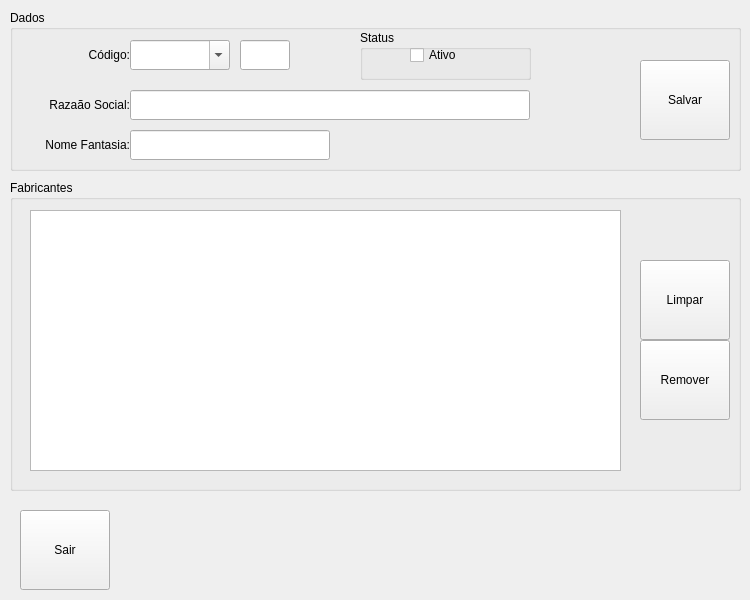
<?xml version="1.0" encoding="UTF-8"?>
<ui version="4.0">
 <class>MngFormFactory</class>
 <widget class="QDialog" name="MngFormFactory">
  <property name="geometry">
   <rect>
    <x>0</x>
    <y>0</y>
    <width>750</width>
    <height>600</height>
   </rect>
  </property>
  <property name="minimumSize">
   <size>
    <width>750</width>
    <height>600</height>
   </size>
  </property>
  <property name="maximumSize">
   <size>
    <width>750</width>
    <height>600</height>
   </size>
  </property>
  <property name="windowTitle">
   <string>Manutenção em Fabricantes</string>
  </property>
  <property name="windowIcon">
   <iconset resource="../images.qrc">
    <normaloff>:/images/PNG/128x128/advancedsettings.png</normaloff>:/images/PNG/128x128/advancedsettings.png</iconset>
  </property>
  <property name="toolTip">
   <string>Permite Adicionar, Alterar ou Excluir um Fabricante...</string>
  </property>
  <widget class="QGroupBox" name="GBoxDataFactory">
   <property name="geometry">
    <rect>
     <x>10</x>
     <y>10</y>
     <width>731</width>
     <height>161</height>
    </rect>
   </property>
   <property name="acceptDrops">
    <bool>true</bool>
   </property>
   <property name="toolTip">
    <string/>
   </property>
   <property name="title">
    <string>Dados</string>
   </property>
   <widget class="QLabel" name="LabelCodeFactory">
    <property name="geometry">
     <rect>
      <x>0</x>
      <y>30</y>
      <width>120</width>
      <height>30</height>
     </rect>
    </property>
    <property name="text">
     <string>Código:</string>
    </property>
    <property name="alignment">
     <set>Qt::AlignRight|Qt::AlignTrailing|Qt::AlignVCenter</set>
    </property>
   </widget>
   <widget class="QLabel" name="LabelNameFactory">
    <property name="geometry">
     <rect>
      <x>0</x>
      <y>80</y>
      <width>120</width>
      <height>30</height>
     </rect>
    </property>
    <property name="text">
     <string>Razaão Social:</string>
    </property>
    <property name="alignment">
     <set>Qt::AlignRight|Qt::AlignTrailing|Qt::AlignVCenter</set>
    </property>
   </widget>
   <widget class="QLabel" name="LabelShortNameFactory">
    <property name="geometry">
     <rect>
      <x>0</x>
      <y>120</y>
      <width>120</width>
      <height>30</height>
     </rect>
    </property>
    <property name="text">
     <string>Nome Fantasia:</string>
    </property>
    <property name="alignment">
     <set>Qt::AlignRight|Qt::AlignTrailing|Qt::AlignVCenter</set>
    </property>
   </widget>
   <widget class="QToolButton" name="TButtonSaveFactory">
    <property name="geometry">
     <rect>
      <x>630</x>
      <y>50</y>
      <width>90</width>
      <height>80</height>
     </rect>
    </property>
    <property name="toolTip">
     <string>Salvar os dados para o Formulário...</string>
    </property>
    <property name="text">
     <string>Salvar</string>
    </property>
    <property name="icon">
     <iconset resource="../images.qrc">
      <normaloff>:/images/PNG/48x48/Filesave-48x48.png</normaloff>:/images/PNG/48x48/Filesave-48x48.png</iconset>
    </property>
    <property name="iconSize">
     <size>
      <width>48</width>
      <height>48</height>
     </size>
    </property>
    <property name="toolButtonStyle">
     <enum>Qt::ToolButtonTextUnderIcon</enum>
    </property>
   </widget>
   <widget class="QComboBox" name="CBoxCodeFactory">
    <property name="geometry">
     <rect>
      <x>120</x>
      <y>30</y>
      <width>100</width>
      <height>30</height>
     </rect>
    </property>
    <property name="toolTip">
     <string>Informar um Código para o Fabricante...</string>
    </property>
    <property name="editable">
     <bool>true</bool>
    </property>
   </widget>
   <widget class="QLineEdit" name="LEditIDFactory">
    <property name="geometry">
     <rect>
      <x>230</x>
      <y>30</y>
      <width>50</width>
      <height>30</height>
     </rect>
    </property>
   </widget>
   <widget class="QLineEdit" name="LEditNameFactory">
    <property name="geometry">
     <rect>
      <x>120</x>
      <y>80</y>
      <width>400</width>
      <height>30</height>
     </rect>
    </property>
    <property name="toolTip">
     <string>Informar a Razão Social/Nome para o Fabricante...</string>
    </property>
   </widget>
   <widget class="QLineEdit" name="LEditShortNameFactory">
    <property name="geometry">
     <rect>
      <x>120</x>
      <y>120</y>
      <width>200</width>
      <height>30</height>
     </rect>
    </property>
    <property name="toolTip">
     <string>Informar o Nome Fantasia/Sigla/Apelido para o Fabricante...</string>
    </property>
   </widget>
   <widget class="QGroupBox" name="GBoxFactoryStatusActive">
    <property name="geometry">
     <rect>
      <x>350</x>
      <y>20</y>
      <width>171</width>
      <height>50</height>
     </rect>
    </property>
    <property name="title">
     <string>Status</string>
    </property>
    <widget class="QCheckBox" name="CheckBoxFactoryStatusActive">
     <property name="geometry">
      <rect>
       <x>50</x>
       <y>10</y>
       <width>100</width>
       <height>30</height>
      </rect>
     </property>
     <property name="toolTip">
      <string>Permite Ativar o Fabricante para ser Usado...</string>
     </property>
     <property name="text">
      <string>Ativo</string>
     </property>
    </widget>
   </widget>
  </widget>
  <widget class="QGroupBox" name="GBoxView">
   <property name="geometry">
    <rect>
     <x>10</x>
     <y>180</y>
     <width>731</width>
     <height>311</height>
    </rect>
   </property>
   <property name="title">
    <string>Fabricantes</string>
   </property>
   <widget class="QTableView" name="TableViewItemFactory">
    <property name="geometry">
     <rect>
      <x>20</x>
      <y>30</y>
      <width>591</width>
      <height>261</height>
     </rect>
    </property>
    <property name="toolTip">
     <string>Fabricantes Atuais...</string>
    </property>
   </widget>
   <widget class="QToolButton" name="TButtonRemoveFactory">
    <property name="geometry">
     <rect>
      <x>630</x>
      <y>160</y>
      <width>90</width>
      <height>80</height>
     </rect>
    </property>
    <property name="toolTip">
     <string>Fazer Remoção do Item selecionado da Tabela...</string>
    </property>
    <property name="text">
     <string>Remover</string>
    </property>
    <property name="icon">
     <iconset resource="../images.qrc">
      <normaloff>:/images/PNG/48x48/delete-48x48.png</normaloff>:/images/PNG/48x48/delete-48x48.png</iconset>
    </property>
    <property name="iconSize">
     <size>
      <width>48</width>
      <height>48</height>
     </size>
    </property>
    <property name="toolButtonStyle">
     <enum>Qt::ToolButtonTextUnderIcon</enum>
    </property>
   </widget>
   <widget class="QToolButton" name="TButtonCleanFactory">
    <property name="geometry">
     <rect>
      <x>630</x>
      <y>80</y>
      <width>90</width>
      <height>80</height>
     </rect>
    </property>
    <property name="toolTip">
     <string>Permite Limpar os Campos de Cadastro e Atualizar a Janela de Manutenção de Fabricantes...</string>
    </property>
    <property name="text">
     <string>Limpar</string>
    </property>
    <property name="icon">
     <iconset resource="../images.qrc">
      <normaloff>:/images/PNG/48x48/Rebuild-48x48.png</normaloff>:/images/PNG/48x48/Rebuild-48x48.png</iconset>
    </property>
    <property name="iconSize">
     <size>
      <width>48</width>
      <height>48</height>
     </size>
    </property>
    <property name="toolButtonStyle">
     <enum>Qt::ToolButtonTextUnderIcon</enum>
    </property>
   </widget>
  </widget>
  <widget class="QToolButton" name="TButtonExitFactory">
   <property name="geometry">
    <rect>
     <x>20</x>
     <y>510</y>
     <width>90</width>
     <height>80</height>
    </rect>
   </property>
   <property name="toolTip">
    <string>Permite Sair da Janela de Manutenção de Fabricantes...</string>
   </property>
   <property name="text">
    <string>Sair</string>
   </property>
   <property name="icon">
    <iconset resource="../images.qrc">
     <normaloff>:/images/PNG/48x48/Exithome-48x48.png</normaloff>:/images/PNG/48x48/Exithome-48x48.png</iconset>
   </property>
   <property name="iconSize">
    <size>
     <width>48</width>
     <height>48</height>
    </size>
   </property>
   <property name="toolButtonStyle">
    <enum>Qt::ToolButtonTextUnderIcon</enum>
   </property>
  </widget>
 </widget>
 <resources>
  <include location="../images.qrc"/>
 </resources>
 <connections/>
</ui>
